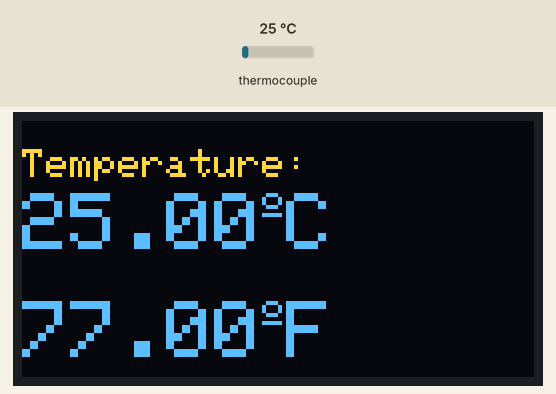
Bench run of a sketch on a simulated Arduino Uno, built with avr-gcc and run on an emulated ATmega328P. Shown: 128×64 one-colour display. Inputs (shaded band) come from the test bench; at power-on: thermocouple 25 °C. The OLED is the two-colour kind (top 16 rows yellow); what the sketch prints to the serial monitor is not drawn.

Above: at 2.2 s.
2.3 s: thermocouple set to 6 °C
At 4.3 s:
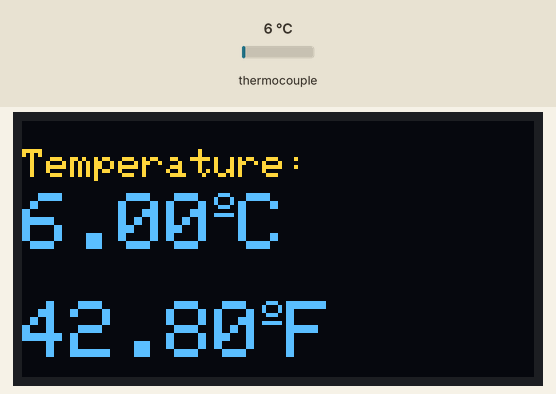
4.6 s: thermocouple set to 75 °C
At 5.9 s:
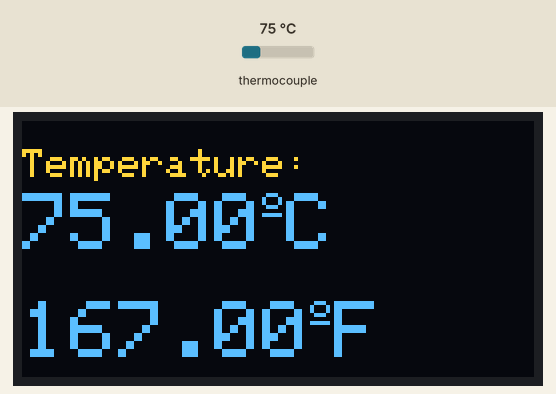
6.6 s: thermocouple set to 150 °C
At 8.6 s:
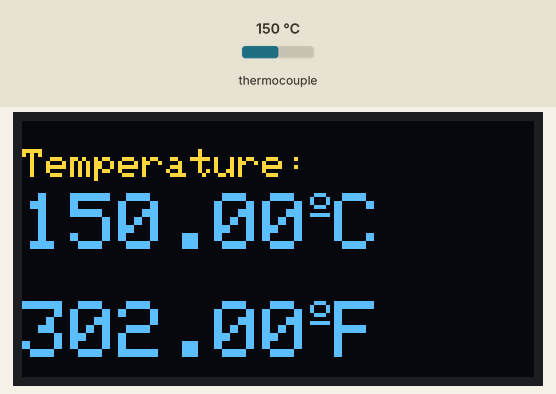
Timing chart, 0 to 10.1 s (numbered marks = the images above; inputs shaded):
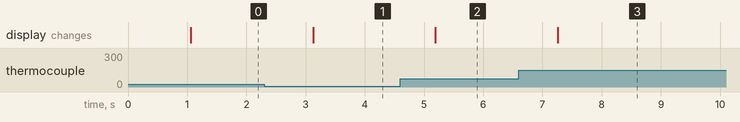

Measured:
- after the input at 2.3 s, the display: changes after 0.83 s (image 1)
- after the input at 4.6 s, the display: changes after 0.59 s (image 2)
- after the input at 6.6 s, the display: changes after 0.66 s (image 3)

The sketch:

temperature.ino
```cpp
#include <Wire.h>
#include "max6675.h" //https://github.com/adafruit/MAX6675-library
#include <Adafruit_GFX.h>
#include <Adafruit_SSD1306.h>
#define OLED_RESET -1
Adafruit_SSD1306 display(128, 64, &Wire, OLED_RESET);
int thermoDO = 8; // SO of MAX6675 module to D8
int thermoCS = 9; // CS of MAX6675 module to D9
int thermoCLK = 10; // SCK of MAX6675 module to D6
MAX6675 thermocouple(thermoCLK, thermoCS, thermoDO);


void setup()
{
Serial.begin(9600);
Serial.println("GROUP ONE\n MCE 315");
// time for stabilization
delay(1000);
// initialize with the I2C addr 0x3C
display.begin(SSD1306_SWITCHCAPVCC, 0x3C);
// Clear the buffer.
display.clearDisplay();
}


void loop()
{
float t = thermocouple.readCelsius();
float tF = thermocouple.readFahrenheit();
// current temperature readout
Serial.print("Deg C = ");
Serial.println(t);
Serial.print("\t Deg F = ");
Serial.println(tF);
Serial.println();
// Clear the buffer.
display.clearDisplay();
//Celsius
display.setTextColor(WHITE);
display.setTextSize(1);
display.setCursor(0, 7);
display.print("Temperature: ");
display.setTextSize(2);
display.setCursor(0, 18);
display.print(t);
display.setTextSize(1);
display.cp437(true);
display.write(167);
display.setTextSize(2);
display.print("C");
//Celsius
display.setTextSize(2);
display.setCursor(0, 45);
display.print(tF);
display.setTextSize(1);
display.cp437(true);
display.write(167);
display.setTextSize(2);
display.print("F");
display.display();
delay(1000);
}
```
